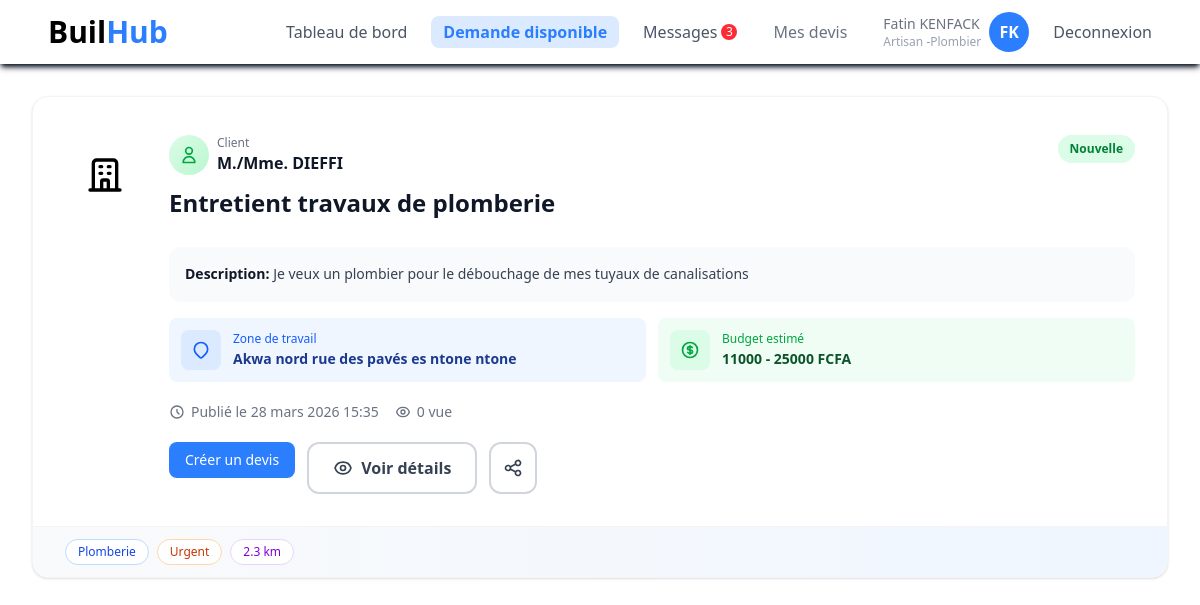
/listeDemandes/ (signed in), run on the app's committed database.
### clients/models.py (models this page shows, shortened)
class Demande(models.Model):
    CATEGORIES = [
        ('Plomberie', 'Plomberie'),
        ('Maçonnerie', 'Maçonnerie'),
        ('Électricité', 'Électricité'),
        ('Ménuiserie', 'Ménuiserie'),
        ('Carrelage', 'Carrelage'),
        ('Peinture', 'Peinture'),
    ]
    STATUTS = [
        ('En attente', 'En attente'),
        ('Dévis reçu', 'Dévis reçu'),
        ('En cours', 'En cours'),
        ('Terminé', 'Terminé'),
    ]
    user = models.ForeignKey(User, on_delete=models.CASCADE)
    titre = models.CharField(max_length=255, blank=False)
    description = models.TextField(blank=False)
    categorie = models.CharField(max_length=20, choices=CATEGORIES, blank=False)
    budget_min = models.IntegerField(blank=False)
    budget_max = models.IntegerField(blank=False)
    localisation = models.CharField(max_length=255, blank=False)
    statut = models.CharField(max_length=20, choices=STATUTS, default='En attente')
    date_creation = models.DateTimeField(auto_now_add=True)

### artisans/views.py (the view)
# urls.py: path("listeDemandes/", views.listeDemandes, name="listeDemandes"),
@login_required(login_url='connexion')
def listeDemandes(request):
    demandes = Demande.objects.all().order_by('-date_creation')
    return render(request, 'listedemandes.html', {'demandes': demandes})

### artisans/templates/listedemandes.html (shortened to what this page needs)
{% extends "base.html" %}
{% load static %}
{% block navbar %}
<section>
    <div class="bg-white shadow-md shadow-gray-900 fixed z-50 top-0 left-0 w-full">
        <nav class="flex justify-between items-center h-16 px-4 md:px-12">
            <h3 class="text-xl md:text-2xl lg:text-3xl font-bold">
                Buil<span class="text-blue-500">Hub</span>
            </h3>
            <div class="hidden md:flex items-center gap-6">
                <a class="hover:text-blue-500 text-gray-600" href="{% url 'dashart' %}">
                    Tableau de bord
                </a>
                <a class="bg-blue-100 text-blue-500 rounded-lg px-3 py-1 font-bold" href="{% url 'listeDemandes' %}">
                    Demande disponible
                </a>
                <div class="flex items-center gap-1">
                    <a class="hover:text-blue-500 text-gray-600" href="#">
                        Messages
                    </a>
                    <span
                        class="bg-red-500 animate-ping duration-100 w-4 h-4 flex justify-center items-center text-white text-xs px-2 rounded-full">3</span>
                </div>
                <a class=" text-gray-500 px-3 py-1 rounded-lg hover:text-blue-500" href="{% url 'devis' %}">
                    Mes devis
                </a>
                <div class="flex items-center gap-2">
                    <div>
                        <p class="text-gray-500 text-sm">Fatin KENFACK</p>
                        <p class="text-gray-400 text-xs">
                            Artisan -Plombier
                        </p>
                    </div>
                    <div
                        class="w-10 h-10 flex items-center justify-center bg-blue-500 text-white font-bold rounded-full">
                        FK
                    </div>
                </div>
                  <form action="{% url 'deconnexion' %}" method="POST">
                    <button type="submit" class="cursor-pointer hover:text-blue-500 text-gray-600">
                        Deconnexion
                    </button>
                </form>
            </div>
        </nav>
    </div>
</section>
{% endblock %}
{% block content %}
<section class="pt-24 px-4 sm:px-6 lg:px-8 pb-12">
    <div class="max-w-7xl mx-auto">
        <div class="space-y-4 sm:space-y-6">
            {% for demande in demandes %}
            <div class="bg-white rounded-2xl shadow-sm hover:shadow-xl transition-all duration-300 border border-gray-100 overflow-hidden group">
                <div class="h-1.5 bg-linear-to-r from-primary-400 via-primary-500 to-primary-600"></div>
                <div class="p-5 sm:p-6 lg:p-8">
                    <div class="flex flex-col lg:flex-row gap-5 lg:gap-6">
                        <div class="hidden sm:flex shrink-0">
                            <div class="w-16 h-16 lg:w-20 lg:h-20 bg-linear-to-br from-primary-100 to-primary-200 rounded-2xl flex items-center justify-center group-hover:scale-110 transition-transform duration-300">
                            </div>
                        </div>
                        <div class="flex-1 min-w-0">
                            <div class="flex flex-col sm:flex-row sm:items-start sm:justify-between gap-3 mb-4">
                                <div class="flex-1">
                                    <div class="flex items-center gap-2 mb-3">
                                        <div class="w-10 h-10 bg-linear-to-br from-green-100 to-green-200 rounded-full flex items-center justify-center shrink-0">
                                            <svg class="w-5 h-5 text-green-600" fill="none" stroke="currentColor" viewBox="0 0 24 24">
                                                <path stroke-linecap="round" stroke-linejoin="round" stroke-width="2" d="M16 7a4 4 0 11-8 0 4 4 0 018 0zM12 14a7 7 0 00-7 7h14a7 7 0 00-7-7z"></path>
                                            </svg>
                                        </div>
                                        <div>
                                            <p class="text-xs text-gray-500">Client</p>
                                            {% if demande.user.first_name %}
                                            <p class="text-sm sm:text-base font-semibold text-gray-900">
                                                M./Mme. {{ demande.user.first_name }}
                                            </p>
                                            {% else %}
                                            <p class="text-sm sm:text-base font-semibold text-gray-900">
                                                M./Mme. {{ demande.user.username }}
                                            </p>
                                            {% endif %}
                                        </div>
                                    </div>
                                    <h2 class="text-xl sm:text-2xl font-bold text-gray-900 mb-3 group-hover:text-primary-600 transition-colors">
                                        {{ demande.titre }}
                                    </h2>
                                </div>
                                <div class="flex sm:flex-col items-start gap-2">
                                    <span class="px-3 py-1.5 bg-green-100 text-green-700 text-xs font-semibold rounded-full whitespace-nowrap">
                                        Nouvelle
                                    </span>
                                </div>
                            </div>
                            <div class="bg-gray-50 rounded-xl p-4 mb-4">
                                <p class="text-sm text-gray-700 leading-relaxed">
                                    <span class="font-semibold text-gray-900">Description:</span>
                                    {{ demande.description }}
                                </p>
                            </div>
                            <div class="grid grid-cols-1 sm:grid-cols-2 gap-3 mb-5">
                                <div class="flex items-center gap-3 bg-blue-50 rounded-lg p-3">
                                    <div class="w-10 h-10 bg-blue-100 rounded-lg flex items-center justify-center shrink-0">
                                        <svg class="w-5 h-5 text-blue-600" fill="none" stroke="currentColor" viewBox="0 0 24 24">
                                            <path stroke-linecap="round" stroke-linejoin="round" stroke-width="2" d="M17.657 16.657L13.414 20.9a1.998 1.998 0 01-2.827 0l-4.244-4.243a8 8 0 1111.314 0z"></path>
                                        </svg>
                                    </div>
                                    <div class="flex-1 min-w-0">
                                        <p class="text-xs text-blue-600 font-medium mb-0.5">Zone de travail</p>
                                        <p class="text-sm font-semibold text-blue-900 truncate">{{ demande.localisation }}</p>
                                    </div>
                                </div>
                                <div class="flex items-center gap-3 bg-green-50 rounded-lg p-3">
                                    <div class="w-10 h-10 bg-green-100 rounded-lg flex items-center justify-center shrink-0">
                                    </div>
                                    <div class="flex-1 min-w-0">
                                        <p class="text-xs text-green-600 font-medium mb-0.5">Budget estimé</p>
                                        <p class="text-sm font-semibold text-green-900">
                                            {{ demande.budget_min }} - {{ demande.budget_max }} FCFA
                                        </p>
                                    </div>
                                </div>
                            </div>
                            <div class="flex flex-wrap items-center gap-4 text-xs sm:text-sm text-gray-500 mb-5">
                                <span class="flex items-center gap-1.5">
                                    <svg class="w-4 h-4" fill="none" stroke="currentColor" viewBox="0 0 24 24">
                                        <path stroke-linecap="round" stroke-linejoin="round" stroke-width="2" d="M12 8v4l3 3m6-3a9 9 0 11-18 0 9 9 0 0118 0z"></path>
                                    </svg>
                                    Publié le {{ demande.date_creation }}
                                </span>
                                <span class="flex items-center gap-1.5">
                                    0 vue
                                </span>
                            </div>
                            <div class="flex flex-col sm:flex-row gap-3">
                                 {% if demande.id %}
                                        <a href="{% url 'creerdevis' demande.id %}">
                                            <button
                                                class="px-4 py-2 bg-blue-500 hover:bg-blue-700 text-white text-sm font-medium rounded-lg transition">
                                                Créer un devis
                                            </button>
                                        </a>
                                        {% else %}
                                        <p class="text-red-500">ID manquant</p>
                                        {% endif %}
                                <button class="px-6 py-3 border-2 border-gray-300 hover:border-blue-500 text-gray-700 hover:text-primary-600 font-semibold rounded-xl transition-all duration-200 hover:bg-primary-50 flex items-center justify-center gap-2">
                                    Voir détails
                                </button>
                                <button class="p-3 border-2 border-gray-300 hover:border-blue-500 text-gray-700 hover:text-primary-600 rounded-xl transition-all duration-200 hover:bg-primary-50">
                                </button>
                            </div>
                        </div>
                    </div>
                </div>
                <div class="bg-linear-to-r from-gray-50 to-blue-50 px-5 sm:px-6 lg:px-8 py-3 border-t border-gray-100">
                    <div class="flex flex-wrap items-center gap-2">
                        <span class="px-3 py-1 bg-white border border-blue-200 text-blue-700 text-xs font-medium rounded-full">
                            {{ demande.categorie }}
                        </span>
                        <span class="px-3 py-1 bg-white border border-orange-200 text-orange-700 text-xs font-medium rounded-full">
                             Urgent
                        </span>
                        <span class="px-3 py-1 bg-white border border-purple-200 text-purple-700 text-xs font-medium rounded-full">
                             2.3 km
                        </span>
                    </div>
                </div>
            </div>
            {% endfor %}
        </div>
    </div>
</section>
{% endblock %}

### first/static/first/css/inp.css (style rules this page uses)
html { scroll-behavior: smooth; }

### data on the page
Demande: user.username "DIEFFI", titre "Entretient travaux de plomberie", description "Je veux un plombier pour le débouchage de mes tuyaux de canalisations", localisation "Akwa nord rue des pavés es ntone ntone", budget_min "11000", budget_max "25000", date_creation "28 mars 2026 15:35", shows "Créer un devis", categorie "Plomberie"
